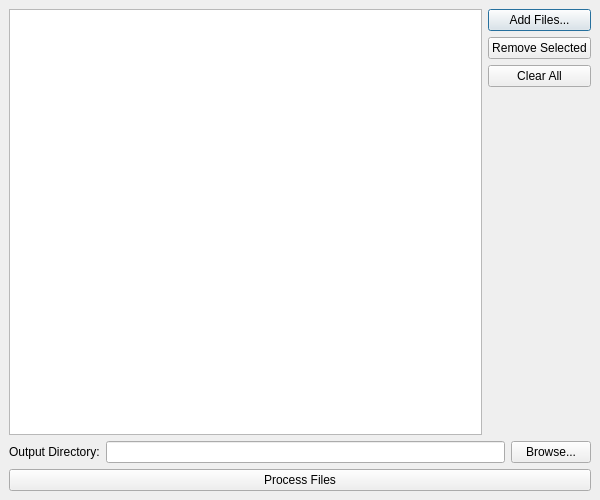
<?xml version="1.0" encoding="UTF-8"?>
<ui version="4.0">
 <class>Dialog</class>
 <widget class="QDialog" name="Dialog">
  <property name="geometry">
   <rect>
    <x>0</x>
    <y>0</y>
    <width>600</width>
    <height>500</height>
   </rect>
  </property>
  <property name="windowTitle">
   <string>Batch LIP Generator</string>
  </property>
  <layout class="QVBoxLayout" name="mainLayout">
   <property name="spacing">
    <number>6</number>
   </property>
   <property name="leftMargin">
    <number>9</number>
   </property>
   <property name="topMargin">
    <number>9</number>
   </property>
   <property name="rightMargin">
    <number>9</number>
   </property>
   <property name="bottomMargin">
    <number>9</number>
   </property>
   <item>
    <layout class="QHBoxLayout" name="audioLayout">
     <property name="spacing">
      <number>6</number>
     </property>
     <item>
      <widget class="QListWidget" name="audioList">
       <property name="toolTip">
        <string>List of WAV files to process</string>
       </property>
      </widget>
     </item>
     <item>
      <layout class="QVBoxLayout" name="buttonLayout">
       <property name="spacing">
        <number>6</number>
       </property>
       <item>
        <widget class="QPushButton" name="addAudioBtn">
         <property name="text">
          <string>Add Files...</string>
         </property>
        </widget>
       </item>
       <item>
        <widget class="QPushButton" name="removeAudioBtn">
         <property name="text">
          <string>Remove Selected</string>
         </property>
        </widget>
       </item>
       <item>
        <widget class="QPushButton" name="clearAudioBtn">
         <property name="text">
          <string>Clear All</string>
         </property>
        </widget>
       </item>
       <item>
        <spacer name="verticalSpacer">
         <property name="orientation">
          <enum>Qt::Vertical</enum>
         </property>
         <property name="sizeHint" stdset="0">
          <size>
           <width>20</width>
           <height>40</height>
          </size>
         </property>
        </spacer>
       </item>
      </layout>
     </item>
    </layout>
   </item>
   <item>
    <layout class="QHBoxLayout" name="outputLayout">
     <property name="spacing">
      <number>6</number>
     </property>
     <item>
      <widget class="QLabel" name="outputLabel">
       <property name="text">
        <string>Output Directory:</string>
       </property>
      </widget>
     </item>
     <item>
      <widget class="QLineEdit" name="outputPath">
       <property name="readOnly">
        <bool>true</bool>
       </property>
       <property name="toolTip">
        <string>Directory where LIP files will be saved</string>
       </property>
      </widget>
     </item>
     <item>
      <widget class="QPushButton" name="browseBtn">
       <property name="text">
        <string>Browse...</string>
       </property>
      </widget>
     </item>
    </layout>
   </item>
   <item>
    <widget class="QPushButton" name="processBtn">
     <property name="text">
      <string>Process Files</string>
     </property>
    </widget>
   </item>
  </layout>
 </widget>
 <resources />
 <connections />
</ui>
